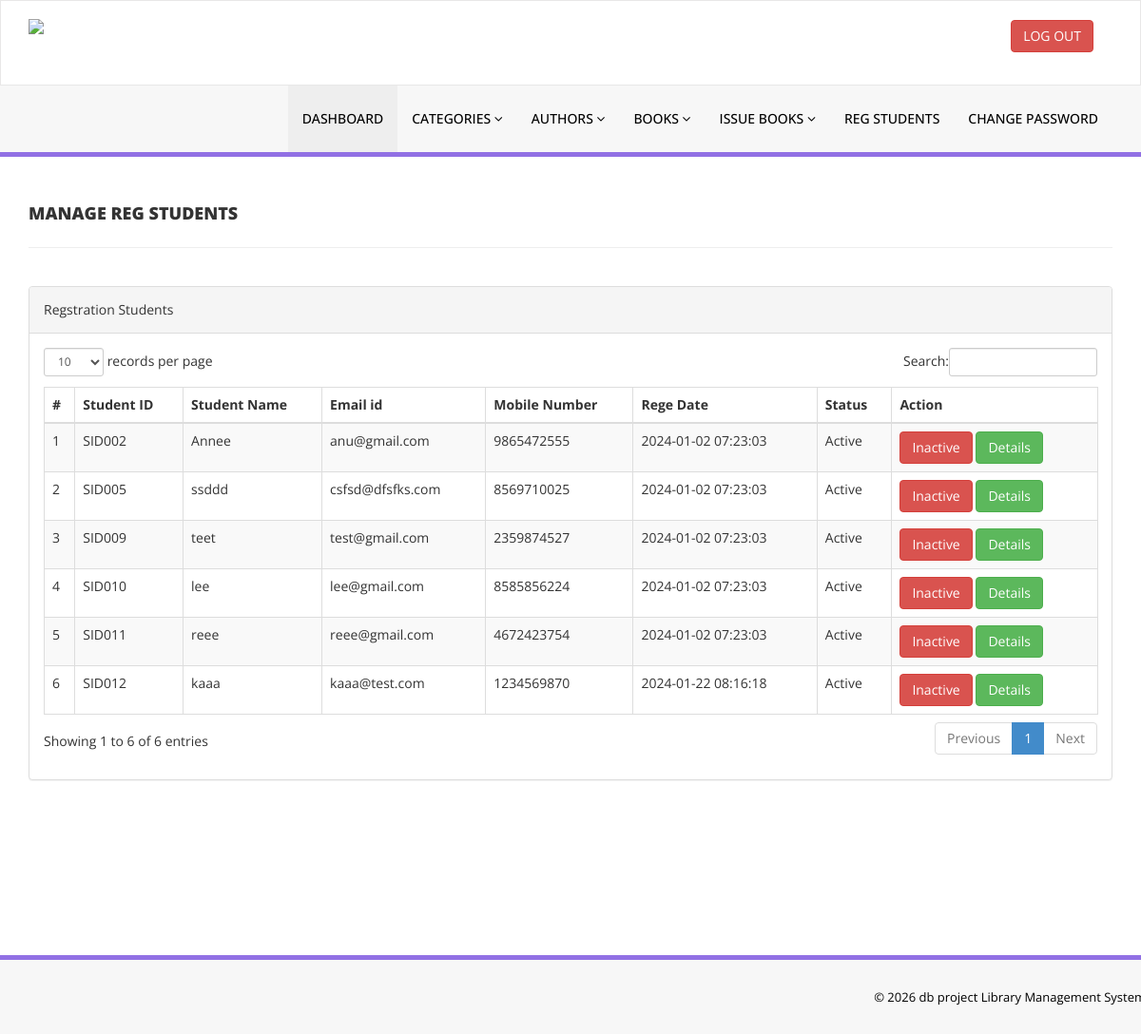
The page /library/admin/reg-students.php (signed in) on the database its author committed.
### tables this page shows
CREATE TABLE `tblstudents` (
  `id` int(11) NOT NULL,
  `StudentId` varchar(100) DEFAULT NULL,
  `FullName` varchar(120) DEFAULT NULL,
  `EmailId` varchar(120) DEFAULT NULL,
  `MobileNumber` char(11) DEFAULT NULL,
  `Password` varchar(120) DEFAULT NULL,
  `Status` int(1) DEFAULT NULL,
  `RegDate` timestamp NULL DEFAULT current_timestamp(),
  `UpdationDate` timestamp NULL DEFAULT NULL ON UPDATE current_timestamp()
);

### library/admin/reg-students.php (the view, shortened to what this page needs)
<?php
include('includes/config.php');
if(strlen($_SESSION['alogin'])==0)
    {
header('location:index.php');
}
else{
    ?>
<!DOCTYPE html>
<html xmlns="http://www.w3.org/1999/xhtml">
<head>
    <link href="assets/css/bootstrap.css" rel="stylesheet" />
    <link href="assets/css/font-awesome.css" rel="stylesheet" />
    <link href="assets/js/dataTables/dataTables.bootstrap.css" rel="stylesheet" />
    <link href="assets/css/style.css" rel="stylesheet" />
</head>
<body>
    <?php include('includes/header.php');?>
    <div class="content-wrapper">
        <div class="container">
            <div class="row pad-botm">
                <div class="col-md-12">
                    <h4 class="header-line">Manage Reg Students</h4>
                </div>
            </div>
            <div class="row">
                <div class="col-md-12">
                    <div class="panel panel-default">
                        <div class="panel-heading">
                            Regstration Students
                        </div>
                        <div class="panel-body">
                            <div class="table-responsive">
                                <table class="table table-striped table-bordered table-hover" id="dataTables-example">
                                    <thead>
                                        <tr>
                                            <th>#</th>
                                            <th>Student ID</th>
                                            <th>Student Name</th>
                                            <th>Email id </th>
                                            <th>Mobile Number</th>
                                            <th>Rege Date</th>
                                            <th>Status</th>
                                            <th>Action</th>
                                        </tr>
                                    </thead>
                                    <tbody>
                                        <?php $sql = "SELECT * from tblstudents";
$query = $dbh -> prepare($sql);
$query->execute();
$results=$query->fetchAll(PDO::FETCH_OBJ);
$cnt=1;
if($query->rowCount() > 0)
{
foreach($results as $result)
{               ?>
                                        <tr class="odd gradeX">
                                            <td class="center"><?php echo htmlentities($cnt);?></td>
                                            <td class="center"><?php echo htmlentities($result->StudentId);?></td>
                                            <td class="center"><?php echo htmlentities($result->FullName);?></td>
                                            <td class="center"><?php echo htmlentities($result->EmailId);?></td>
                                            <td class="center"><?php echo htmlentities($result->MobileNumber);?></td>
                                            <td class="center"><?php echo htmlentities($result->RegDate);?></td>
                                            <td class="center"><?php if($result->Status==1)
                                            {
                                                echo htmlentities("Active");
                                            } else {
                                            echo htmlentities("Blocked");
}
                                            ?></td>
                                            <td class="center">
                                                <?php if($result->Status==1)
 {?>
                                                <a href="reg-students.php?inid=<?php echo htmlentities($result->id);?>"
                                                    onclick="return confirm('Are you sure you want to block this student?');">
                                                    <button class="btn btn-danger"> Inactive</button>
                                                    <?php } else {?>
                                                    <a href="reg-students.php?id=<?php echo htmlentities($result->id);?>"
                                                        onclick="return confirm('Are you sure you want to active this student?');"><button
                                                            class="btn btn-primary"> Active</button>
                                                        <?php } ?>
                                                        <a
                                                            href="student-history.php?stdid=<?php echo htmlentities($result->StudentId);?>"><button
                                                                class="btn btn-success"> Details</button>
                                            </td>
                                        </tr>
                                        <?php $cnt=$cnt+1;}} ?>
                                    </tbody>
                                </table>
                            </div>
                        </div>
                    </div>
                </div>
            </div>
        </div>
    </div>
    <?php include('includes/footer.php');?>
</body>
</html>
<?php } ?>

### library/admin/assets/css/style.css (style rules this page uses)
.content-wrapper { margin-top: 40px; min-height:800px; padding-bottom:90px; }
.header-line { font-weight:900; padding-bottom:25px; border-bottom:1px solid #eeeeee; text-transform:uppercase; }
.pad-botm { padding-bottom:30px; }

### rows shown on the page
tblstudents: StudentId "SID002", FullName "Annee", EmailId "anu@gmail.com", MobileNumber "9865472555", RegDate "2024-01-02 07:23:03"
tblstudents: StudentId "SID005", FullName "ssddd", EmailId "csfsd@dfsfks.com", MobileNumber "8569710025", RegDate "2024-01-02 07:23:03"
tblstudents: StudentId "SID009", FullName "teet", EmailId "test@gmail.com", MobileNumber "2359874527", RegDate "2024-01-02 07:23:03"
tblstudents: StudentId "SID010", FullName "lee", EmailId "lee@gmail.com", MobileNumber "8585856224", RegDate "2024-01-02 07:23:03"
tblstudents: StudentId "SID011", FullName "reee", EmailId "reee@gmail.com", MobileNumber "4672423754", RegDate "2024-01-02 07:23:03"
tblstudents: StudentId "SID012", FullName "kaaa", EmailId "kaaa@test.com", MobileNumber "1234569870", RegDate "2024-01-22 08:16:18"
